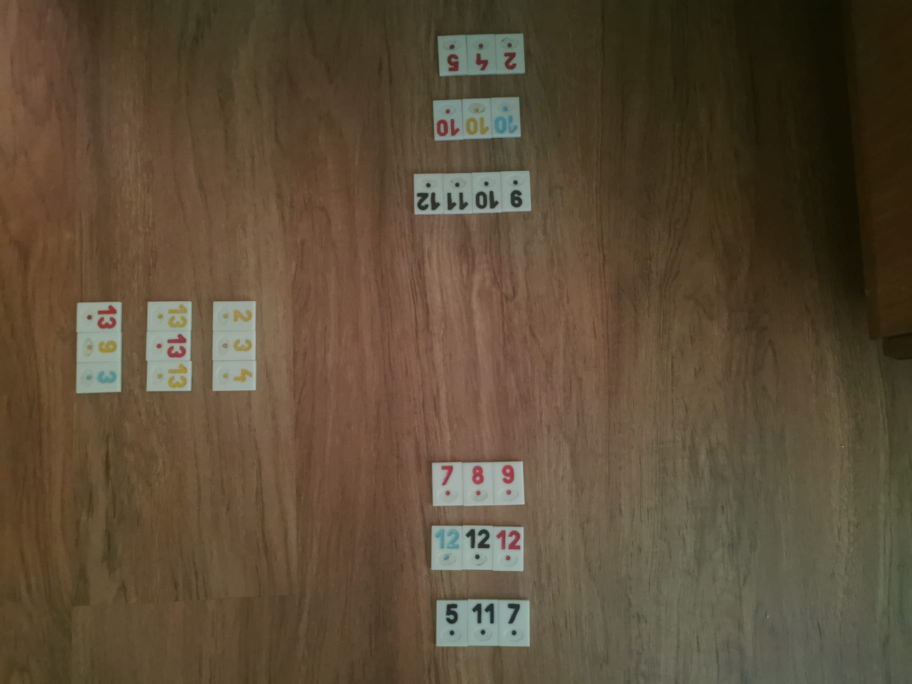
#> input picture MainApp/poze/pozapejos3.jpg, 1824 x 1368 px (shown at 1/2 size)
$ python colors4.py
#> lines starting #> are read from the running program, lines starting #| are printed output that depends on the picture
### MainApp/identify_color.py
import cv2
import numpy as np

def identify_color(hsv_image):
    # Define color ranges for red, yellow, blue, and black
    lower_red1 = np.array([0, 100, 100])
    upper_red1 = np.array([10, 255, 255])  # First range for red

    lower_red2 = np.array([160, 100, 100])
    upper_red2 = np.array([180, 255, 255])  # Second range for red

    lower_yellow = np.array([15, 100, 100])
    upper_yellow = np.array([30, 255, 255])

    lower_blue1 = np.array([90, 50, 50])  # First range for blue
    upper_blue1 = np.array([110, 255, 255])

    lower_blue2 = np.array([110, 50, 50])  # Second range for blue
    upper_blue2 = np.array([130, 255, 255])

    lower_black1 = np.array([0, 0, 0])  # First range for black
    upper_black1 = np.array([180, 50, 50])  # Adjusted upper bound for black

    lower_black2 = np.array([0, 0, 30])  # Second range for black
    upper_black2 = np.array([180, 255, 70])  # Adjusted upper bound for black

    # Create masks for each color
    mask_red1 = cv2.inRange(hsv_image, lower_red1, upper_red1)
    mask_red2 = cv2.inRange(hsv_image, lower_red2, upper_red2)
    mask_red = cv2.bitwise_or(mask_red1, mask_red2)
    mask_yellow = cv2.inRange(hsv_image, lower_yellow, upper_yellow)
    mask_blue1 = cv2.inRange(hsv_image, lower_blue1, upper_blue1)
    mask_blue2 = cv2.inRange(hsv_image, lower_blue2, upper_blue2)
    mask_blue = cv2.bitwise_or(mask_blue1, mask_blue2)
    mask_black1 = cv2.inRange(hsv_image, lower_black1, upper_black1)
    mask_black2 = cv2.inRange(hsv_image, lower_black2, upper_black2)
    mask_black = cv2.bitwise_or(mask_black1, mask_black2)

    # Calculate the sum of pixel values in each color's mask
    sum_red = np.sum(mask_red)
    sum_yellow = np.sum(mask_yellow)
    sum_blue = np.sum(mask_blue)
    sum_black = np.sum(mask_black)

    # Classify color based on the maximum sum
    color_mapping = {sum_red: 'Red', sum_yellow: 'Yellow', sum_blue: 'Blue', sum_black: 'Black'}
    max_sum = max(sum_red, sum_yellow, sum_blue, sum_black)

    return color_mapping[max_sum]

# Example usage:
# Assuming you have an HSV image (hsv_image) obtained from cv2.cvtColor() conversion
# color_detected = identify_color(hsv_image)
# print("Detected color:", color_detected)

### colors4.py
import asyncio
import logging
from collections import Counter
import cv2
import numpy as np
from MainApp.identify_color import identify_color
import pytesseract
from MainApp.ocr_with_multiple_psms import ocr_with_multiple_psms

def draw_rectangles(image, rectangles):
    for rect in rectangles:
        x, y, w, h =  cv2.boundingRect(rect)
        cv2.rectangle(image, (x, y), (x + w, y + h), (0, 255, 0), 2)


def get_contour_height(contour):
    _, _, _, h = cv2.boundingRect(contour)
    return h


def get_contour_area(contour):
    return cv2.contourArea(contour)


def group_contours_by_height(contours, tolerance):
    if not contours:
        return []

    contours_sorted = sorted(contours, key=get_contour_height)
    grouped_contours = []
    current_group = []

    for contour in contours_sorted:
        if not current_group or abs(get_contour_height(contour) - get_contour_height(current_group[0])) <= tolerance:
            current_group.append(contour)
        else:
            grouped_contours.append(current_group)
            current_group = [contour]

    if current_group:
        grouped_contours.append(current_group)

    if not grouped_contours:
        return []

    # Find the group with the maximum number of rectangles
    max_size = max(len(group) for group in grouped_contours)
    max_size_groups = [group for group in grouped_contours if len(group) == max_size]

    # If there's a tie, choose the group with the largest area overall
    if len(max_size_groups) > 1:
        max_size_groups.sort(key=lambda group: sum(get_contour_area(contour) for contour in group), reverse=True)

    # Return the group with the largest number of rectangles and largest area in case of a tie
    return max_size_groups[0] if max_size_groups else []


# Configure logging
logging.basicConfig(level=logging.INFO, format='%(message)s')
logger = logging.getLogger()

# Set Tesseract path
pytesseract.pytesseract.tesseract_cmd = r'C:\Program Files\Tesseract-OCR\tesseract.exe'


def rotate_image(image, angle):
    (h, w) = image.shape[:2]
    center = (w // 2, h // 2)
    M = cv2.getRotationMatrix2D(center, angle, 1.0)
    rotated = cv2.warpAffine(image, M, (w, h))
    return rotated


def split_and_rotate_image(image):
    height, width = image.shape[:2]

    sections = {
        'bottom': image[height // 2:, :],
        'top': rotate_image(image[:height // 2, :], 180),
        'left': rotate_image(image[:, :width // 2], 90),
        'right': rotate_image(image[:, width // 2:], 270)
    }

    return sections


def find_color(original_roi):
    hsv_roi = cv2.cvtColor(original_roi, cv2.COLOR_BGR2HSV)
    color = identify_color(hsv_roi)
    return color

async def process_divisions_async(rectangular_contours, original_image, median_adaptive, numbers_at_positions, logger):
    current_run_numbers_and_colors = []
    smallest_contour = min(rectangular_contours, key=cv2.contourArea)
    x_smallest, y_smallest, w_smallest, h_smallest = cv2.boundingRect(smallest_contour)
    w_smallest_adjusted = w_smallest // 3  # Adjust the width to be 1/3 of the smallest rectangular contour's width
    i = 0

    while i < len(rectangular_contours):
        approx = rectangular_contours[i]
        x, y, w, h = cv2.boundingRect(approx)
        divisions = round(w / w_smallest_adjusted)
        if divisions < 1:
            divisions = 1

        j = 0
        while j < divisions:
            x_divided = int(x + (j * w_smallest_adjusted))
            w_divided = int(w / divisions)

            thresh_roi = median_adaptive[y:y + int(h // 1.5), x_divided:x_divided + w_divided]
            thresh_roi = cv2.resize(thresh_roi, (300, 300))
            kernel = np.ones((3, 3), np.uint8)
            thresh_roi = cv2.dilate(thresh_roi, kernel)
            #cv2.imshow("Roi",thresh_roi)
            #cv2.waitKey(0)

            original_roi = original_image[y:y + int(h // 1.5), x_divided:x_divided + w_divided]
            color = find_color(original_roi)

            psms_to_try = [7, 8, 9, 10, 11]
            text_blurred_task = asyncio.create_task(ocr_with_multiple_psms(thresh_roi, psms_to_try))
            text_blurred = await text_blurred_task

            if text_blurred.strip().isdigit() and 1 <= int(text_blurred) <= 13:
                number = int(text_blurred)
            else:
                number = "Jolly"

            current_run_numbers_and_colors.append([number, color])
            j += 1

        i += 1

    numbers_at_positions.append(current_run_numbers_and_colors)
    logger.info(current_run_numbers_and_colors)


async def find_rectangular_contours_with_fixed_threshold(image, target_num_rectangles, logger):
    if target_num_rectangles == 0:
        return None
    gray = cv2.cvtColor(image, cv2.COLOR_BGR2GRAY)
    numbers_at_positions = []
    tasks = []
    thresh_max_value = 255
    continue_count = 0
    max_number_of_rectangles = 0
    formations = []
    for thresh_value in range(100, thresh_max_value, 1):
        if continue_count > 0:
            continue_count -= 1
            if continue_count == 0:
                break
        _, thresh = cv2.threshold(gray, thresh_value, 255, cv2.THRESH_BINARY)
        logger.info(f'Currently at : {thresh_value}')
        median = cv2.medianBlur(thresh, 7)
        #cv2.imshow("median", median)
        #cv2.waitKey(0)
        #cv2.destroyAllWindows()
        contours, _ = cv2.findContours(median, cv2.RETR_LIST, cv2.CHAIN_APPROX_TC89_KCOS)

        filtered_contours = [cnt for cnt in contours if
                             5000 < cv2.contourArea(cnt) < (image.shape[1] * image.shape[0]) / 2]

        rectangular_contours = []
        heights = []
        for cnt in filtered_contours:
            epsilon = 0.02 * cv2.arcLength(cnt, True)
            approx = cv2.approxPolyDP(cnt, epsilon, True)
            if len(approx) == 4:  # Ensure the contour is rectangular
                x, y, w, h = cv2.boundingRect(approx)
                if w >= 2 * h:  # Ensure the width is at least double the height
                    heights.append(h)
                    rectangular_contours.append(cnt)

        rectangular_contours = group_contours_by_height(rectangular_contours, 20)
        if max_number_of_rectangles <= len(rectangular_contours):
            max_number_of_rectangles = len(rectangular_contours)
            formations = rectangular_contours

        # [9 lines of commented-out code are left out]
    draw_rectangles(image, formations)
    cv2.imshow("Image with rectangles", image)
    cv2.waitKey(0)
    cv2.destroyAllWindows()
    continue_count = 1
    for thresh_adaptive_parameter in range(31, 121, 10):
        thresh_adaptive = cv2.adaptiveThreshold(gray, 255, cv2.ADAPTIVE_THRESH_GAUSSIAN_C, cv2.THRESH_BINARY, thresh_adaptive_parameter, 2)
        blurred_adaptive = cv2.GaussianBlur(thresh_adaptive, (3, 3), 0)
        median_adaptive = cv2.medianBlur(blurred_adaptive, 3)
        tasks.append(asyncio.create_task(process_divisions_async(formations, image, median_adaptive, numbers_at_positions, logger)))

    # Wait for all tasks to complete
    await asyncio.gather(*tasks)
    # Filter out current_run_numbers that are longer or shorter than the mode length
    if numbers_at_positions:
        lengths = [len(numbers) for numbers in numbers_at_positions]
        mode_length = Counter(lengths).most_common(1)[0][0]
        filtered_numbers_at_positions = [numbers for numbers in numbers_at_positions if len(numbers) == mode_length]

        # Determine the most predominant pair of number and color at each position
        positions_length = max(len(numbers) for numbers in filtered_numbers_at_positions)
        predominant_pairs = []

        for position in range(positions_length):
            pair_count_dict = {}

            for numbers in filtered_numbers_at_positions:
                if position < len(numbers):
                    pair = tuple(numbers[position])  # (number, color) as a tuple
                    if pair[0] != "Jolly":  # Exclude pairs with "Jolly" in the number section
                        if pair in pair_count_dict:
                            pair_count_dict[pair] += 1
                        else:
                            pair_count_dict[pair] = 1

            if pair_count_dict:
                predominant_pair = max(pair_count_dict, key=pair_count_dict.get)
                predominant_pairs.append(predominant_pair)
            else:
                predominant_pairs.append(("Jolly", "Black"))  # Default pair if no valid pairs found

        return predominant_pairs

async def process_image_for_all_players(image_path, target_num_rectangles):
    image = cv2.imread(image_path)
   #image = cv2.resize(image, (1980, 1080))

    sections = split_and_rotate_image(image)
    results = {}

    smallest_contour = None
    i = 0

    for section_name, section_image in sections.items():
        if target_num_rectangles[i] == 0:
            results[section_name.capitalize()] = ([], None)
            i += 1
            continue

        predominant_pairs = await find_rectangular_contours_with_fixed_threshold(section_image, target_num_rectangles[i], logger)
        results[section_name.capitalize()] = (predominant_pairs, smallest_contour)
        i += 1

    return results
#> in split_and_rotate_image, `height, width = image.shape[:2]`: height = 1368; width = 1824
#> in rotate_image, `rotated = cv2.warpAffine(image, M, (w, h))`:
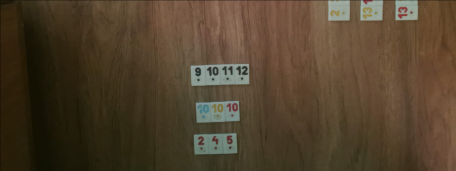
#> rotated: shape (684, 1824, 3) (shown at 1/4 size); mean of channels 0, 1, 2 44.9, 65.3, 81.4; drawn as B, G, R
#> in rotate_image, `rotated = cv2.warpAffine(image, M, (w, h))`:
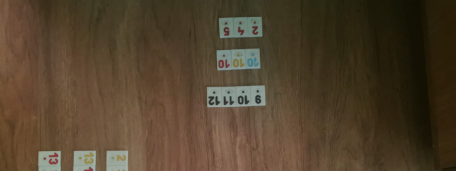
#> image: shape (684, 1824, 3) (shown at 1/4 size); mean of channels 0, 1, 2 44.9, 65.5, 81.5; drawn as B, G, R
#> call 2 of rotate_image, with angle = 90
#> in rotate_image (call 2), `(h, w) = image.shape[:2]`: h = 1368; w = 912
#> in rotate_image (call 2), `center = (w // 2, h // 2)`: center = (456, 684)
#> in rotate_image (call 2), `M = cv2.getRotationMatrix2D(center, angle, 1.0)`: M = [[6.12e-17, 1, -228], [-1, 6.12e-17, 1140]]
#> in rotate_image (call 2), `rotated = cv2.warpAffine(image, M, (w, h))`:
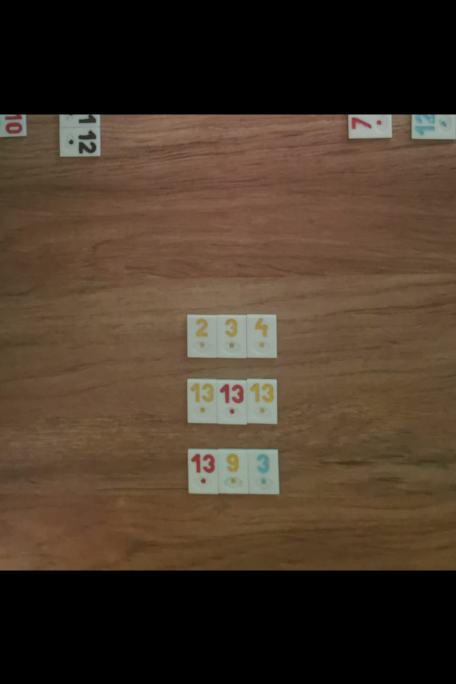
#> rotated: shape (1368, 912, 3) (shown at 1/2 size); mean of channels 0, 1, 2 41.9, 56.7, 72.4; drawn as B, G, R
#> in rotate_image (call 2), `rotated = cv2.warpAffine(image, M, (w, h))`:
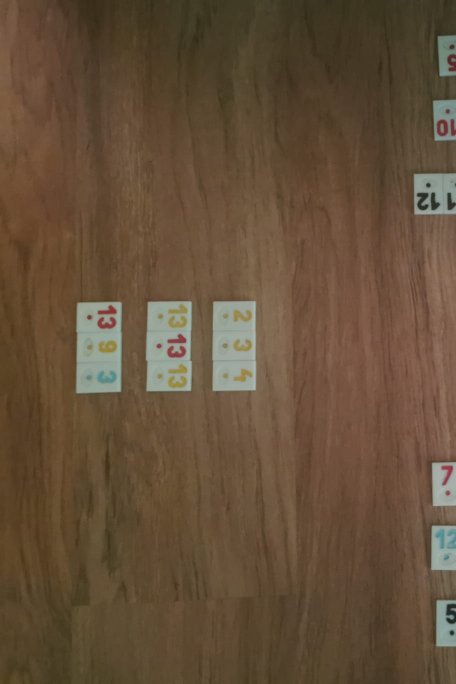
#> image: shape (1368, 912, 3) (shown at 1/2 size); mean of channels 0, 1, 2 57.2, 79.4, 100.6; drawn as B, G, R
#> call 3 of rotate_image, with angle = 270
#> in rotate_image (call 3), `M = cv2.getRotationMatrix2D(center, angle, 1.0)`: M = [[-1.84e-16, -1, 1140], [1, -1.84e-16, 228]]
#> in rotate_image (call 3), `rotated = cv2.warpAffine(image, M, (w, h))`:
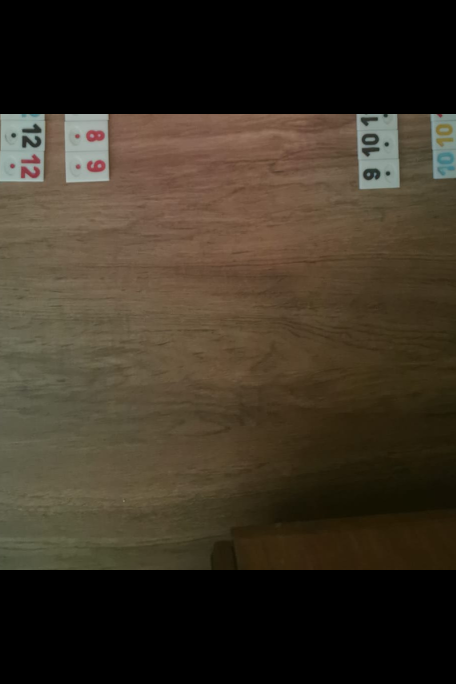
#> rotated: shape (1368, 912, 3) (shown at 1/2 size); mean of channels 0, 1, 2 36.6, 49.9, 58.9; drawn as B, G, R
#> (the rest of the program and of its run is left out)
